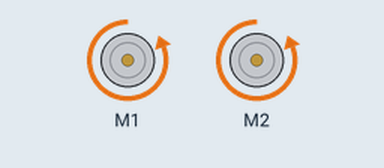
Recording of a sketch running on a simulated Arduino Uno, built with avr-gcc and run on an emulated ATmega328P. Shown: 2 × DC motor (green arrow = forward, orange = backward, longer = faster).

Above: at 4.6 s.
At 9.7 s:
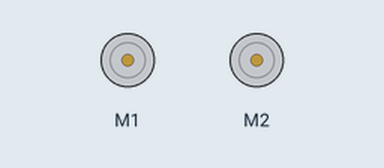
Timing chart, 0 to 11.2 s (numbered marks = the images above):
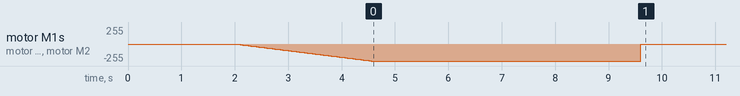

The sketch:

motors_speedtest.ino
```cpp
#include <AFMotor.h>

// Initialize motors on M1 and M2
AF_DCMotor leftMotor(1);
AF_DCMotor rightMotor(2);

void setup() {
    // Wait for 2 seconds before starting
    delay(2000);

    // Gradually increase speed from 0 to 255
    for (int speed = 0; speed <= 255; speed += 5) {
        leftMotor.setSpeed(speed);
        rightMotor.setSpeed(speed);
        leftMotor.run(BACKWARD);  // Adjust if needed
        rightMotor.run(BACKWARD); // Adjust if needed
        delay(50);  // Small delay for smooth acceleration
    }

    // Run at full speed for 5 seconds
    delay(5000);

    // Stop motors
    leftMotor.run(RELEASE);
    rightMotor.run(RELEASE);
}

void loop() {
    // Do nothing after stopping
}
```
